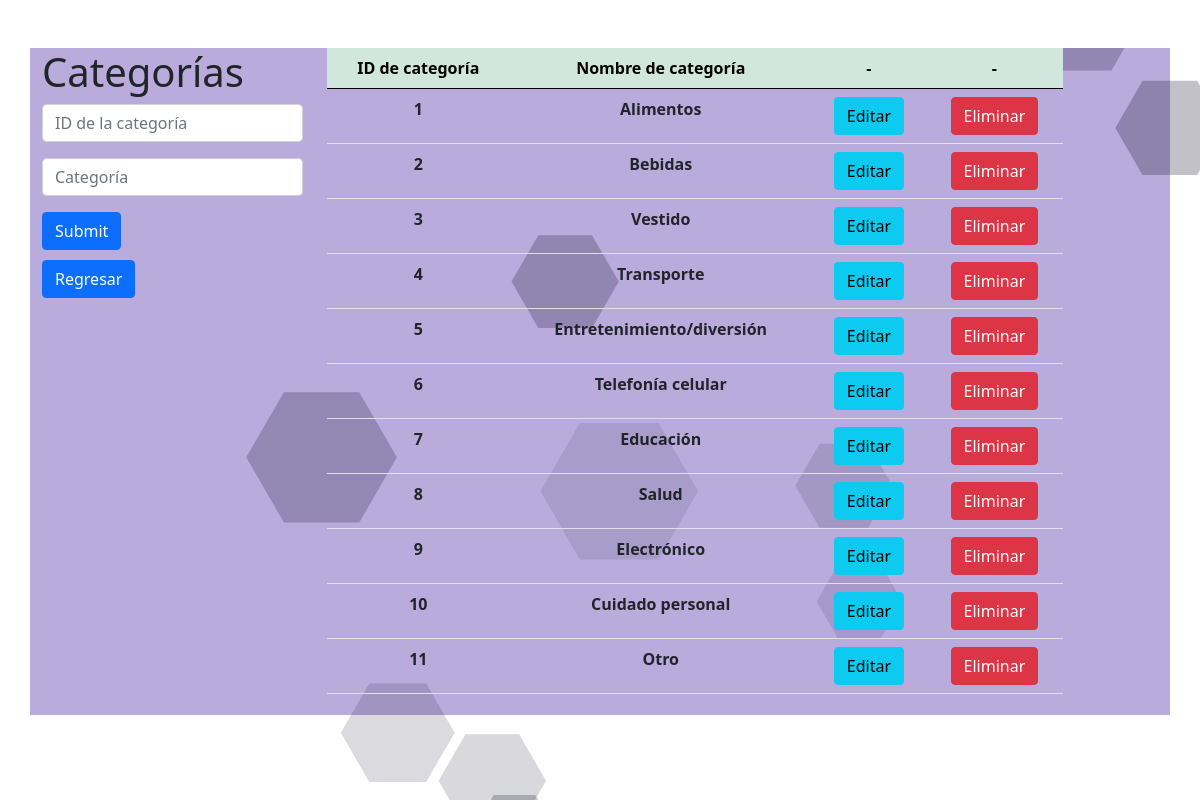
The app's page /categorias/index.php (signed in) with its own data.
### tables this page shows
CREATE TABLE `categorias` (
  `idCategoria` int(11) NOT NULL,
  `Categoria` varchar(45) DEFAULT NULL,
  PRIMARY KEY (`idCategoria`),
  UNIQUE KEY `idCategorias_UNIQUE` (`idCategoria`)
);

### categorias/index.php (the view, shortened to what this page needs)
<?php
    $con=conectar();
    $sql="SELECT *  FROM categorias";
    $query=mysqli_query($con,$sql);
?>
<!DOCTYPE html>
<html lang="es">
    <head>
        <link href="./style/estilos_categoria.css" rel="stylesheet">
        <link rel="stylesheet" href="../scripts/particles/css/estilos.css">
        <link href="https://cdn.jsdelivr.net/npm/bootstrap@5.0.0-beta1/dist/css/bootstrap.min.css" rel="stylesheet">
    </head>
    <body>
        <div class="container mt-5">
            <div id="particles-js"></div>
                    <div class="row">
                        <div class="col-md-3">
                            <h1>Categorías</h1>
                                <form action="insertar.php" method="POST">
                                    <input type="text" class="form-control mb-3" name="idCategoria" placeholder="ID de la categoría">
                                    <input type="text" class="form-control mb-3" name="Categoria" placeholder="Categoría">
                                    <input type="submit" class="btn btn-primary">
                                </form>
                                <a href="../principal.php"><button class="btn btn-primary return">Regresar</button></a>
                        </div>
                        <div class="col-md-8">
                            <table class="table" >
                                <thead class="table-success table-striped" >
                                    <tr class="center">
                                        <th>ID de categoría</th>
                                        <th>Nombre de categoría</th>
                                        <th>-</th>
                                        <th>-</th>
                                    </tr>
                                </thead>
                                <tbody>
                                        <?php
                                            while($row=mysqli_fetch_array($query)){
                                        ?>
                                            <tr class="center">
                                                <th><?php  echo $row['idCategoria']?></th>
                                                <th><?php  echo $row['Categoria']?></th>
                                                <th><a href="actualizar.php?id=<?php echo $row['idCategoria'] ?>" class="btn btn-info">Editar</a></th>
                                                <th><a href="delete.php?id=<?php echo $row['idCategoria'] ?>" class="btn btn-danger">Eliminar</a></th>
                                            </tr>
                                        <?php
                                            }
                                        ?>
                                </tbody>
                            </table>
                        </div>
                    </div>
            </div>
    </body>
</html>

### categorias/style/estilos_categoria.css (style rules this page uses)
body { padding: 0; margin: 0; box-sizing: border-box; }
.container { background-color: rgba(59, 20, 156, 0.356); padding: 0px 5px 5px 5px; position: relative; z-index: 99; }
.return { margin-top: 10px; }
.center { text-align: center; }

### scripts/particles/css/estilos.css (style rules this page uses)
* { margin: 0; padding: 0; box-sizing: border-box; }
body { background-color:#000; color: #fff; font-size: 18px; font-family: 'Lato', sans-serif; font-weight: 300; }
#particles-js { height: 100vh; width: 100%; position: fixed; z-index: -1; }

### records on screen
categorias: idCategoria "1", Categoria "Alimentos"
categorias: idCategoria "2", Categoria "Bebidas"
categorias: idCategoria "3", Categoria "Vestido"
categorias: idCategoria "4", Categoria "Transporte"
categorias: idCategoria "5", Categoria "Entretenimiento/diversión"
categorias: idCategoria "6", Categoria "Telefonía celular"
categorias: idCategoria "7", Categoria "Educación"
categorias: idCategoria "8", Categoria "Salud"
categorias: idCategoria "9", Categoria "Electrónico"
categorias: idCategoria "10", Categoria "Cuidado personal"
categorias: idCategoria "11", Categoria "Otro"
